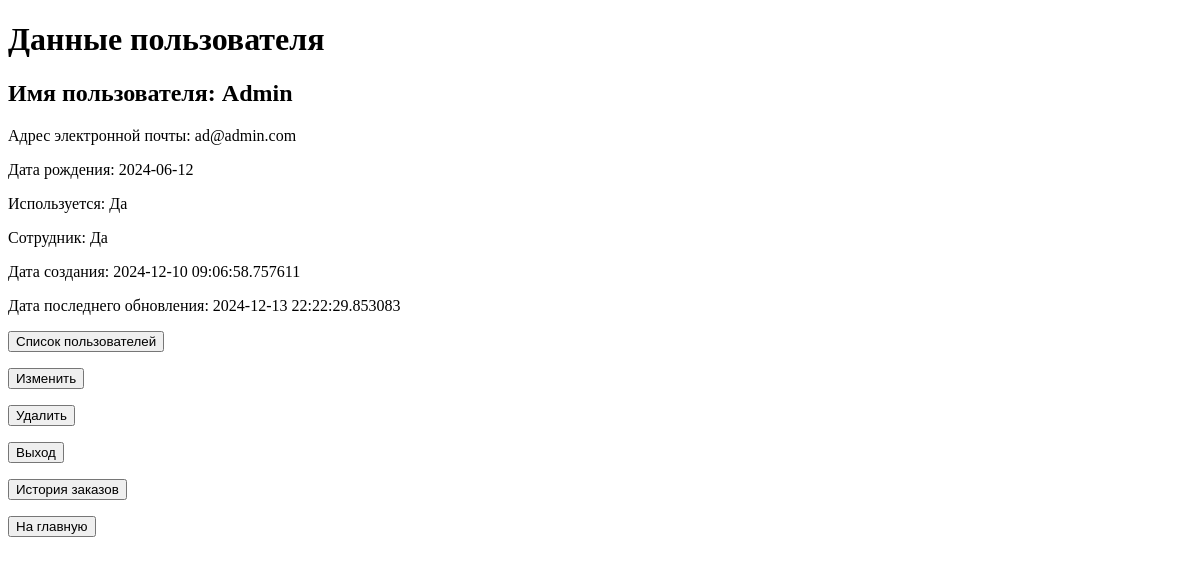
/user/ (signed in), run on an earlier commit of the app's database.
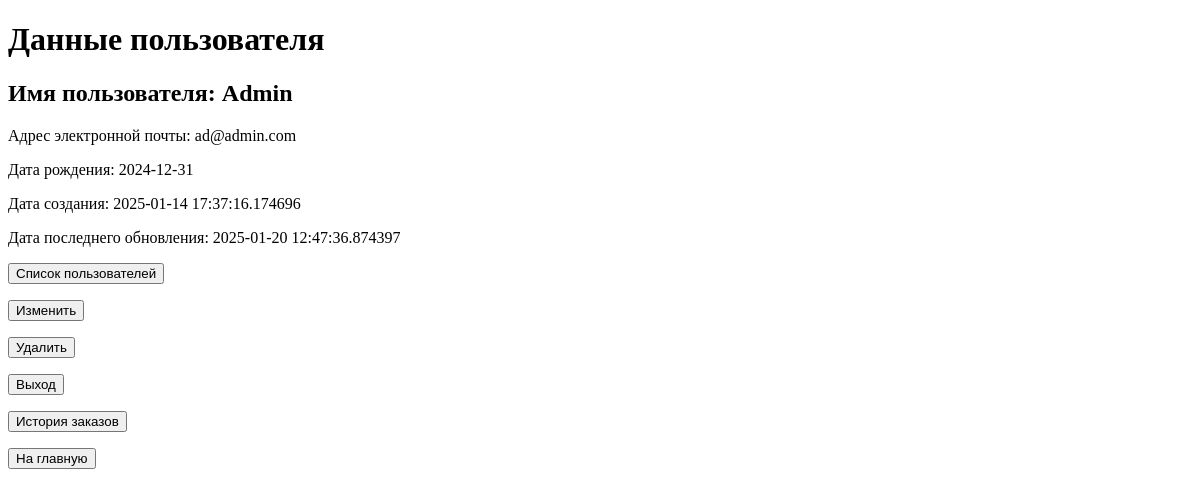
And on a later commit of the database.
### app/models/users.py (models this page shows)
class User(Base):
    __tablename__ = 'users'
    __table_args__ = {'keep_existing': True}
    id = Column(INTEGER, primary_key=True, index=True)
    username = Column(String, index=True, unique=True)
    email = Column(String, index=True, unique=True)
    day_birth = Column(DATE)
    password = Column(String)
    is_active = Column(BOOLEAN, default=True)
    is_staff = Column(BOOLEAN, default=False)
    admin = Column(BOOLEAN, default=False)
    created_at = Column(DATETIME)
    updated_at = Column(DATETIME)
    purchase = relationship(
        'BuyerProd',
        back_populates='user',
        cascade='save-update, merge, delete, delete-orphan',
        passive_deletes=True,
    )

### app/routers/users.py (the view)
@user_router.get('/')
async def select_user_get(request: Request, user: Annotated[User, Depends(get_current_user)]):
    info = {'request': request, 'title': 'Данные пользователя'}
    if user is not None:
        info['tk'] = True
        info['user'] = user
    return templates.TemplateResponse("user_page.html", info)

### app/templates/users/user_page.html (shortened to what this page needs)
<!DOCTYPE html>
<html lang="en">
<head>
</head>
<body>
    <h1>{{title}}</h1>
    {% if tk %}
        <h2> Имя пользователя: {{user.username}}</h2>
        <p> Адрес электронной почты: {{user.email}}</p>
        <p> Дата рождения: {{user.day_birth}}</p>
        {% if user.is_staff %}
            <p>Используется: {% if user.is_active %} Да {% else %} Нет {% endif %}</p>
            <p>Сотрудник: {% if user.is_staff %} Да {% else %} Нет {% endif %}</p>
        {% endif %}
        {% if user.admin %}
             <p>Дата создания: {{user.created_at}}</p>
            <p>Дата последнего обновления: {{user.updated_at}}</p>
            <p><a href="\user\list"><button>Список пользователей</button></a></p>
        {% endif %}
        <a href="\user\update\{{user.id}}"><button>Изменить</button></a>
        <a href="\user\delete"><button>Удалить</button></a>
        <p><a href="\user\logout"><button>Выход</button></a></p>
        <p><a href="\buy\orders\{{user.id}}"> <button>История заказов</button></a> </p>
    {% else %}
        <p> Вы не авторизованы. Пройдите авторизацию </p>
        <p><a href="\user\login"><button>Вход</button></a></p>
        <p><a href="\user\registration"><button>Регистрация</button></a></p>
    {% endif %}
    <p><a href="\main"><button>На главную</button></a></p>
</body>
</html>

What changed in the data, as far as the page shows it:
changed User "Admin": day_birth "2024-06-12" → "2024-12-31"; created_at "2024-12-10 09:06:58.757611" → "2025-01-14 17:37:16.174696"; updated_at "2024-12-13 22:22:29.853083" → "2025-01-20 12:47:36.874397"; is_staff True → False (drawn)
Also different on the page:
text no longer shown: "Используется: Да Сотрудник: Да"
